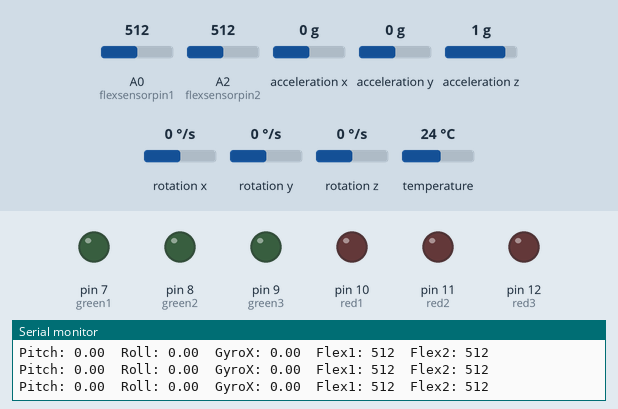
Simulated run of this sketch. Board: Arduino Uno, built with avr-gcc and run on an emulated ATmega328P. Parts: output pins drawn as LEDs (lit = HIGH), the last lines printed to the serial monitor. The test bench sets the inputs (shaded band); at power-on: A0 (flexsensorpin1) = 512, A2 (flexsensorpin2) = 512, acceleration x 0 g, acceleration y 0 g, acceleration z 1 g, rotation x 0 °/s, rotation y 0 °/s, rotation z 0 °/s, temperature 24 °C.

Above: at 1.2 s.
1.3 s: A0 (flexsensorpin1) set to 782
2.8 s: A0 (flexsensorpin1) set to 816
At 4.0 s:
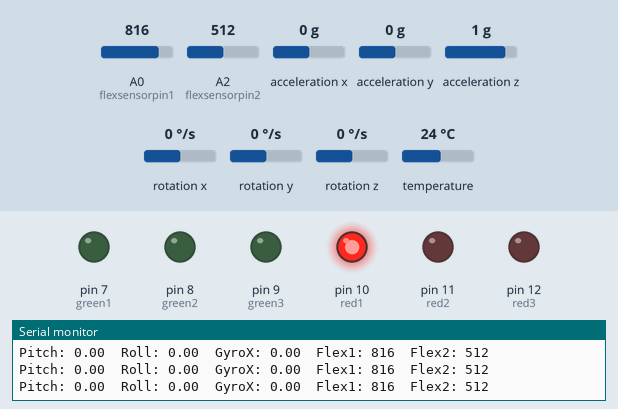
4.3 s: A2 (flexsensorpin2) set to 940
5.8 s: A2 (flexsensorpin2) set to 951
At 6.4 s:
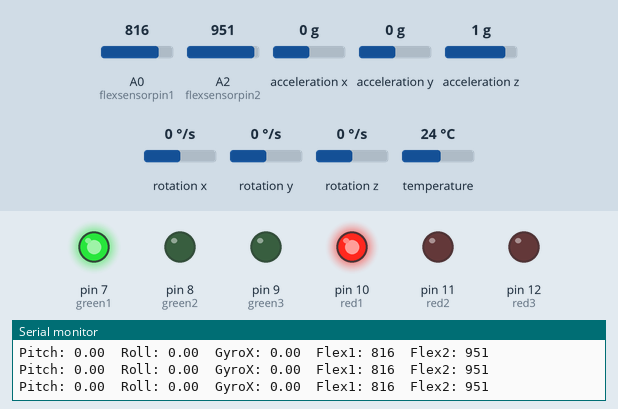
7.3 s: A0 (flexsensorpin1) set to 790
At 7.9 s:
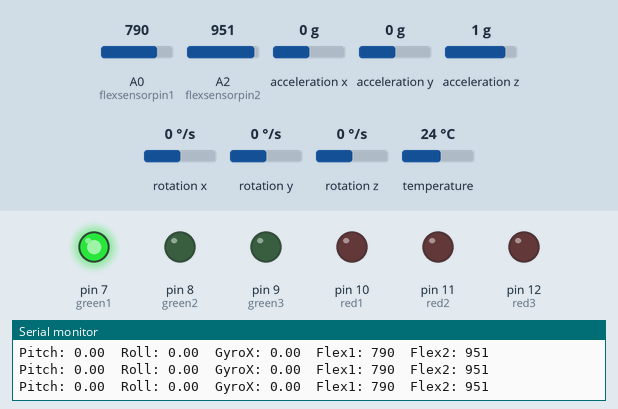
8.8 s: A2 (flexsensorpin2) set to 990
At 9.5 s:
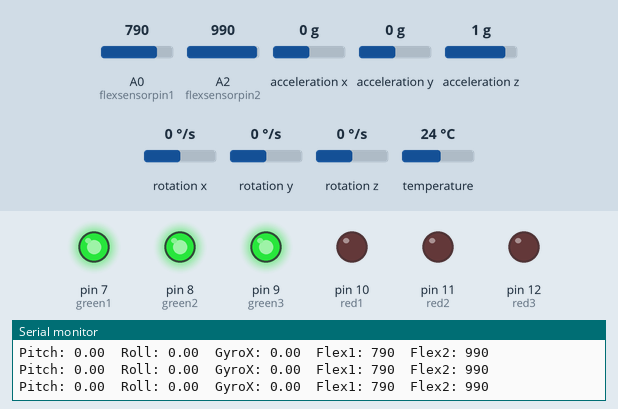
Timing chart, 0 to 11.3 s (numbered marks = the images above; inputs shaded):
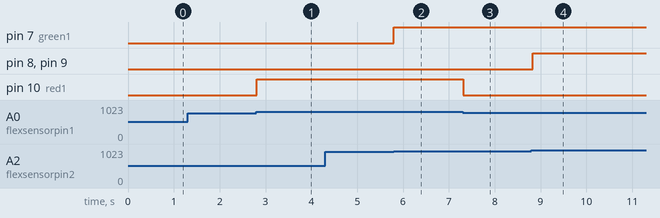

Measured:
- the behaviour switches between 800 and 801 on A0 (flexsensorpin1) (found by bisection; images 0 and 1)
- the behaviour switches between 950 and 951 on A2 (flexsensorpin2) (found by bisection; images 1 and 2)
- after the input at 2.8 s, pin 10 (red1): LOW → HIGH at once
- after the input at 5.8 s, pin 7 (green1): LOW → HIGH at once
- after the input at 7.3 s, pin 10 (red1): HIGH → LOW at once
- after the input at 8.8 s, pin 8 (green2), pin 9 (green3): LOW → HIGH at once

The sketch:

robotGloves.ino
```cpp
#include <Adafruit_MPU6050.h>
#include <Adafruit_Sensor.h>
#include <Wire.h>

Adafruit_MPU6050 mpu;

// flex sensor
int flexsensorpin1 = A0;
int sensor1;

int flexsensorpin2 = A2;
int sensor2;

// led pins
int red1 = 10;
int red2 = 11;
int red3 = 12;

int green1 = 7;
int green2 = 8;
int green3 = 9;

// mpu variables
float gyroX = 0;
float gyroY = 0;
float gyroZ = 0;

float pitch;
float roll;

void setup() {

  Serial.begin(115200);
  while (!Serial) delay(10);

  Serial.println("MPU6050 + Flex Sensor System");

  // mpu setup
  if (!mpu.begin()) {
    Serial.println("MPU6050 not detected");
    while (1);
  }

  mpu.setAccelerometerRange(MPU6050_RANGE_8_G);
  mpu.setGyroRange(MPU6050_RANGE_250_DEG);
  mpu.setFilterBandwidth(MPU6050_BAND_5_HZ);

  Serial.println("MPU6050 Ready");

  // led setup
  pinMode(red1,OUTPUT);
  pinMode(red2,OUTPUT);
  pinMode(red3,OUTPUT);

  pinMode(green1,OUTPUT);
  pinMode(green2,OUTPUT);
  pinMode(green3,OUTPUT);
}

void loop() {

  // read MPU6050
  sensors_event_t a, g, temp;
  mpu.getEvent(&a, &g, &temp);

  // gyro smoothing
  gyroX = 0.9 * gyroX + 0.1 * g.gyro.x;
  gyroY = 0.9 * gyroY + 0.1 * g.gyro.y;
  gyroZ = 0.9 * gyroZ + 0.1 * g.gyro.z;

  // angle calculation
  pitch = atan2(a.acceleration.y, a.acceleration.z) * 180 / PI;
  roll  = atan2(-a.acceleration.x, sqrt(a.acceleration.y*a.acceleration.y + a.acceleration.z*a.acceleration.z)) * 180 / PI;

  // flex sensor 1
  sensor1 = analogRead(flexsensorpin1);

  if(sensor1 > 900){
    digitalWrite(red1,HIGH);
    digitalWrite(red2,HIGH);
    digitalWrite(red3,HIGH);
  }
  else if(sensor1 > 850){
    digitalWrite(red1,HIGH);
    digitalWrite(red2,HIGH);
    digitalWrite(red3,LOW);
  }
  else if(sensor1 > 800){
    digitalWrite(red1,HIGH);
    digitalWrite(red2,LOW);
    digitalWrite(red3,LOW);
  }
  else{
    digitalWrite(red1,LOW);
    digitalWrite(red2,LOW);
    digitalWrite(red3,LOW);
  }

  // flex sensor 2
  sensor2 = analogRead(flexsensorpin2);

  if(sensor2 > 980){
    digitalWrite(green1,HIGH);
    digitalWrite(green2,HIGH);
    digitalWrite(green3,HIGH);
  }
  else if(sensor2 > 965){
    digitalWrite(green1,HIGH);
    digitalWrite(green2,HIGH);
    digitalWrite(green3,LOW);
  }
  else if(sensor2 > 950){
    digitalWrite(green1,HIGH);
    digitalWrite(green2,LOW);
    digitalWrite(green3,LOW);
  }
  else{
    digitalWrite(green1,LOW);
    digitalWrite(green2,LOW);
    digitalWrite(green3,LOW);
  }

  // display
  Serial.print("Pitch: ");
  Serial.print(pitch);

  Serial.print("  Roll: ");
  Serial.print(roll);

  Serial.print("  GyroX: ");
  Serial.print(gyroX);

  Serial.print("  Flex1: ");
  Serial.print(sensor1);

  Serial.print("  Flex2: ");
  Serial.println(sensor2);

  delay(20);
}
```
